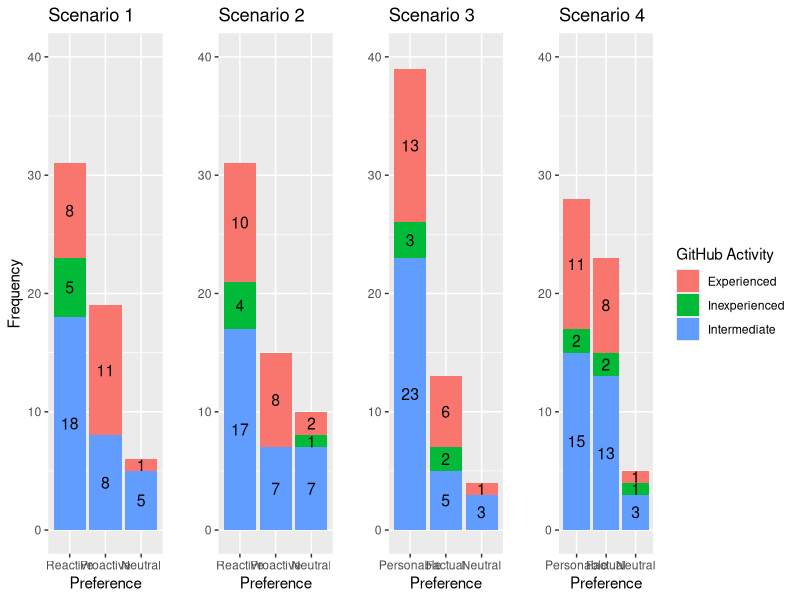

The R source for this figure:
library(gridExtra)
library(ggplot2)

# Create a template dataframe
sc1 <- data.frame(
  category = rep(c("Reactive", "Proactive", "Neutral"), each = 3),
  experience = rep(c("Experienced", "Intermediate", "Inexperienced"), times = 3),
  value = c(8, 18, 5, 11, 8, 0, 1, 5, 0)
)

sc2 <- data.frame(
  category = rep(c("Reactive", "Proactive", "Neutral"), each = 3),
  experience = rep(c("Experienced", "Intermediate", "Inexperienced"), times = 3),
  value = c(10, 17, 4, 8, 7, 0, 2, 7, 1)
)

sc3 <- data.frame(
  category = rep(c("Personable", "Factual", "Neutral"), each = 3),
  experience = rep(c("Experienced", "Intermediate", "Inexperienced"), times = 3),
  value = c(13, 23, 3, 6, 5, 2, 1, 3, 0)
)

sc4 <- data.frame(
  category = rep(c("Personable", "Factual", "Neutral"), each = 3),
  experience = rep(c("Experienced", "Intermediate", "Inexperienced"), times = 3),
  value = c(11, 15, 2, 8, 13, 2, 1, 3, 1)
)



# Define new color palette
new_palette <- c("#8DD3C7", "#BEBADA", "#FB8072")

position_autonomy <- c("Reactive", "Proactive", "Neutral")
position_persona <- c("Personable", "Factual", "Neutral")
position_xp <- c("Experienced", "Intermediate", "Inexperienced")

plot1 <- ggplot(sc1, aes(x = category, y = value, fill = experience)) +
  geom_col(position = "stack") +
  geom_text(aes(label = ifelse(value > 0, value, "")),
            position = position_stack(vjust = 0.5), size = 4) +
  labs(x = "Preference", y = "Frequency", fill = "GitHub Activity") +
  ggtitle("Scenario 1") + 
  theme(legend.position="none") +
  ylim(0, 40) +
  scale_x_discrete(limits = position_autonomy)

plot2 <- ggplot(sc2, aes(x = category, y = value, fill = experience)) +
  geom_col(position = "stack") +
  geom_text(aes(label = ifelse(value > 0, value, "")),
            position = position_stack(vjust = 0.5), size = 4) +
  labs(x = "Preference", y = "", fill = "GitHub Activity") +
  ggtitle("Scenario 2") + 
  theme(legend.position="none") +
  ylim(0, 40)+
  scale_x_discrete(limits = position_autonomy)

plot3 <- ggplot(sc3, aes(x = category, y = value, fill = experience)) +
  geom_col(position = "stack") +
  geom_text(aes(label = ifelse(value > 0, value, "")),
            position = position_stack(vjust = 0.5), size = 4) +
  labs(x = "Preference", y = "", fill = "GitHub Activity") +
  ggtitle("Scenario 3") + 
  theme(legend.position="none") +
  ylim(0, 40)+
  scale_x_discrete(limits = position_persona)



plot4 <- ggplot(sc4, aes(x = category, y = value, fill = experience)) +
  geom_col(position = "stack") +
  geom_text(aes(label = ifelse(value > 0, value, "")),
            position = position_stack(vjust = 0.5), size = 4) +
  labs(x = "Preference", y = "", fill = "GitHub Activity") +
  ggtitle("Scenario 4") + 
  ylim(0, 40) +
  scale_x_discrete(limits = position_persona)

grid.arrange(plot1, plot2, plot3, plot4, ncol=4, widths= c(1, 1, 1, 1.7))

